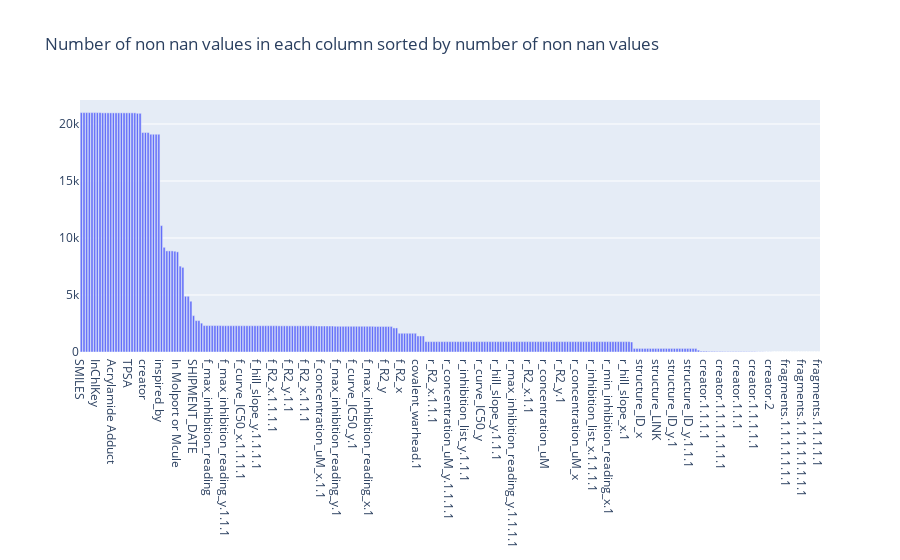

Notebook code for this chart:
### Code cell
# plot them with plotly
import plotly.express as px
import plotly.graph_objects as go


fig = go.Figure(data=[go.Bar(
    x=raw_df.count().sort_values(ascending=False).index.to_list(),
    y=raw_df.count().sort_values(ascending=False).to_list()
)])

fig.update_layout(title_text='Number of non nan values in each column sorted by number of non nan values')
fig.show()

### Figure 1 — Plotly figure (JSON) as saved in the notebook; plotly's stock layout.template omitted (floating-point values rounded to 4 significant figures; data arrays with more than 128 entries replaced by an {"elided": "..."} marker saying what was removed)
{"data": [{"type": "bar", "x": {"elided": "277 str values"}, "y": {"elided": "277 int values"}}], "layout": {"title": {"text": "Number of non nan values in each column sorted by number of non nan values"}}}
